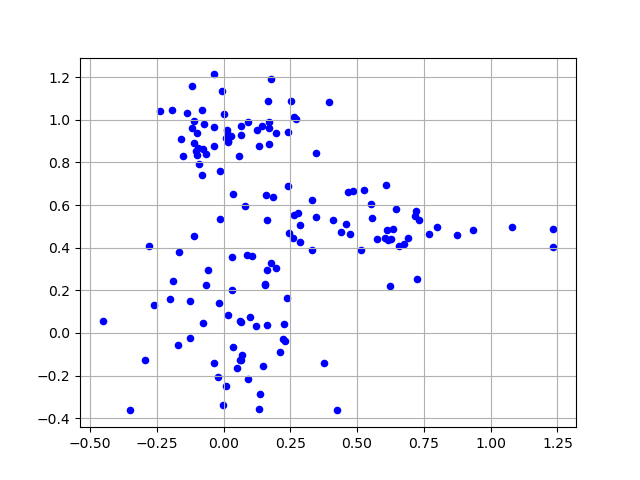

This figure's Python source:
# 2次元プロットデータ（3クラス）を作成する
import numpy as np

# 各データの個数
NUM = 50

# クラスター中心
cluster1 = [0,0]
cluster2 = [0.5,0.5]
cluster3 = [0,1]

# データを正規乱数で生成
x1 = np.random.normal(cluster1[0], 0.2, NUM)
y1 = np.random.normal(cluster1[1], 0.2, NUM)

x2 = np.random.normal(cluster2[0], 0.3, NUM)
y2 = np.random.normal(cluster2[1], 0.1, NUM)

x3 = np.random.normal(cluster3[0], 0.15, NUM)
y3 = np.random.normal(cluster3[1], 0.15, NUM)

# データを結合
xx = []
xx.extend(x1)
xx.extend(x2)
xx.extend(x3)
yy = []
yy.extend(y1)
yy.extend(y2)
yy.extend(y3)
data = np.c_[xx, yy]

# ファイル出力
np.savetxt("data.csv", data, delimiter=",",fmt='%10.4f')

# データを表示する
import matplotlib.pyplot as plt

# データをプロット
#plt.scatter(x1, y1, color='b', marker='o', s=20)
#plt.scatter(x2, y2, color='r', marker='o', s=20)
#plt.scatter(x3, y3, color='g', marker='o', s=20)

plt.scatter(xx, yy, color='b', marker='o', s=20)

# グリッド表示
plt.grid(True)

# 表示
plt.show()
